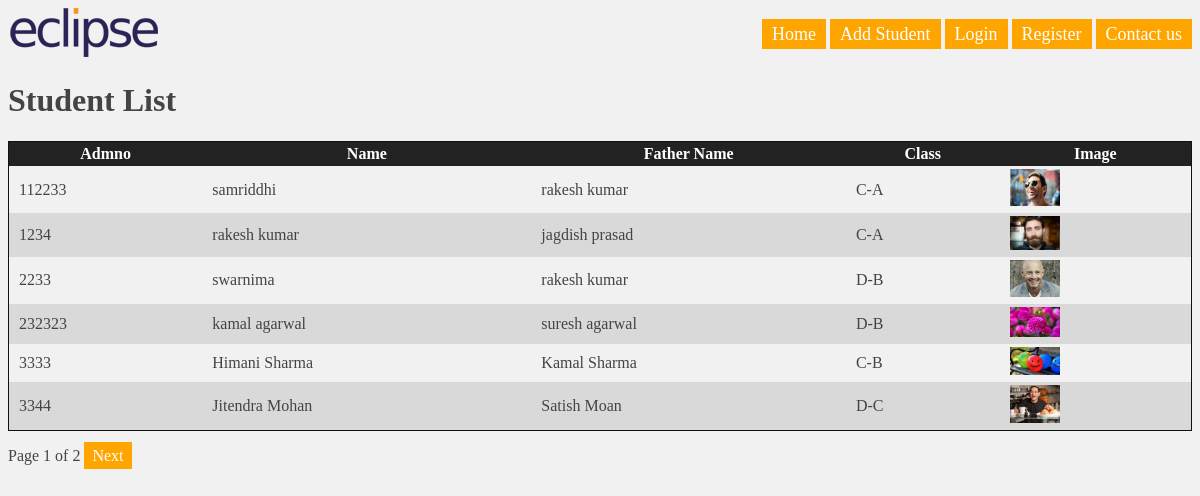
The page / on the database its author committed.
### student/models.py (models this page shows, shortened)
class candidate(models.Model):
    GENDER = (
                ('M','Male'),
                ('F','Female')
            )
    SECTION = (
                ('A' ,'I'),
                ('B','II'),
                ('C', 'III'),
                ('D','IV')
            )
    admno   = models.CharField(max_length=20)
    name = models.CharField(max_length=50)
    fname = models.CharField(max_length=50)
    dob   = models.DateField()
    gender  = models.CharField(max_length=6, choices = GENDER)
    phone   = models.CharField(max_length=10)
    std  =  models.CharField(max_length= 1, choices = SECTION)
    section = models.CharField(max_length=15)
    photo   = models.ImageField()
    active = models.BooleanField()
    class Meta:
        ordering = ['admno']
        verbose_name = "candidate"
        verbose_name_plural = "candidates"

### student/views.py (the view)
# urls.py: path('', CandidateList.as_view(), name="student-list"),
class CandidateList(ListView):
    model = candidate
    template_name = 'student/list.html'
    paginate_by = 6

### student/templates/student/list.html
{% extends 'student/base.html' %}
{% block content%}
    <h1> Student List </h1>
    <table width="100%">
        <tr>
            <th> Admno</th>
            <th> Name </th>
            <th> Father Name </th>
            <th> Class </th>
            <th>Image</th>
        </tr>
        {% for object in object_list %}
        <tr>
            <td> {{object.admno}}</td>
            <td> {{object.name}}</td>
            <td> {{object.fname}}</td>
            <td> {{object.std}}-{{object.section}}</td>
            <td><img src="{{object.photo.url}}" width="50" height="auto" /></td>
        </tr>
        {% endfor %}
    </table>
 {% endblock %}

### student/static/css/style.css (style rules this page uses)
body { background:#f1f1f1;color:#444; }
table { border:1px solid #111 ; border-collapse: collapse; }
th { background:#222;color:#fff;padding:3px 10px; }
tr:nth-child(odd) { background:#d9d9d9; }
td { padding:3px 10px; }
h1,h2,h3,h4,h5,h6 { display:block; }

### rows shown on the page
candidate: admno "112233", name "samriddhi", fname "rakesh kumar", std "C", section "A", photo (picture)
candidate: admno "1234", name "rakesh kumar", fname "jagdish prasad", std "C", section "A", photo (picture)
candidate: admno "2233", name "swarnima", fname "rakesh kumar", std "D", section "B", photo (picture)
candidate: admno "232323", name "kamal agarwal", fname "suresh agarwal", std "D", section "B", photo (picture)
candidate: admno "3333", name "Himani Sharma", fname "Kamal Sharma", std "C", section "B", photo (picture)
candidate: admno "3344", name "Jitendra Mohan", fname "Satish Moan", std "D", section "C", photo (picture)

### other values the page prints
{{ page_obj.number }} "1"
{{ page_obj.paginator.num_pages }} "2"
